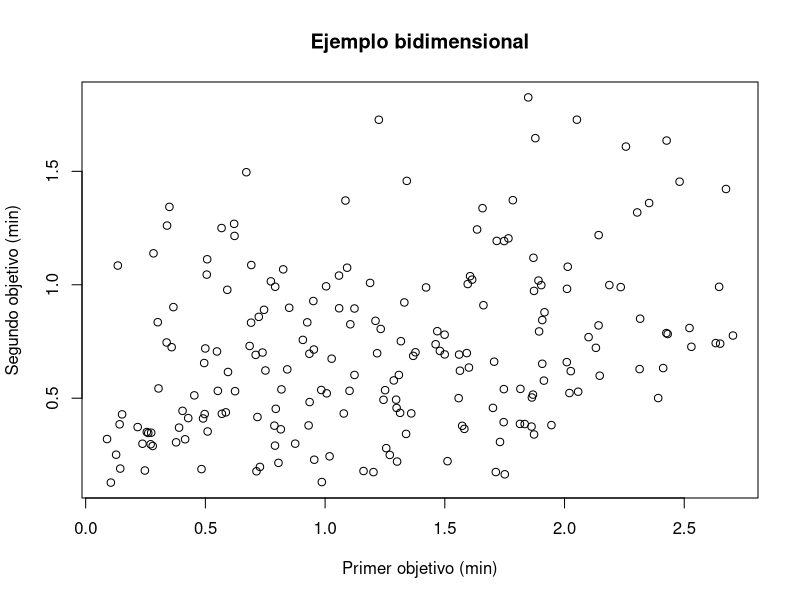
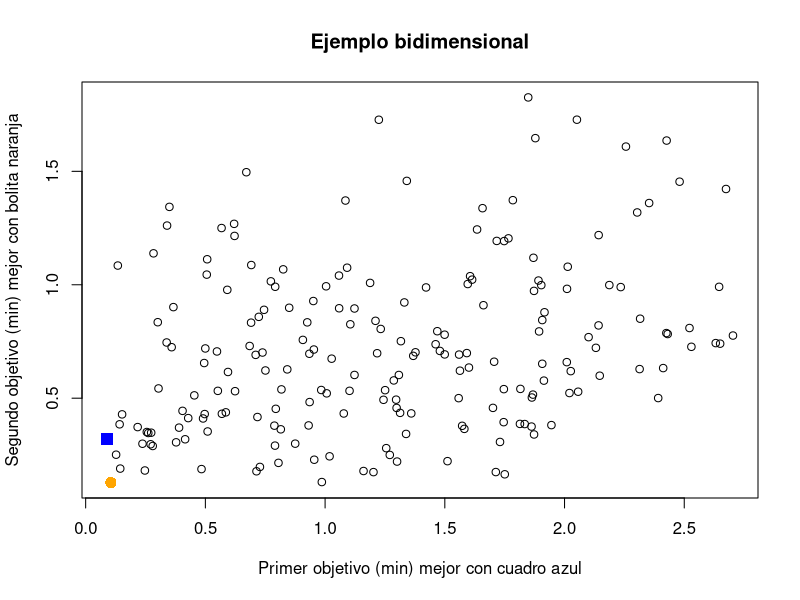
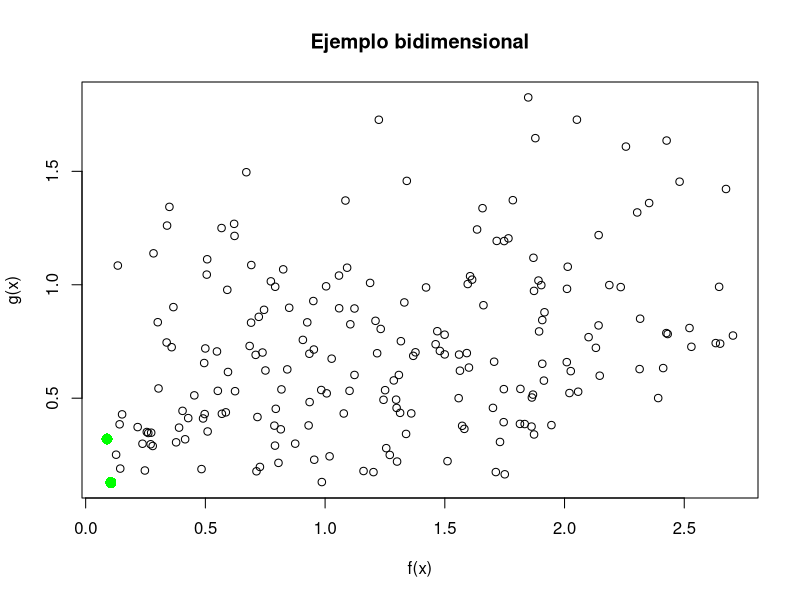

Recreate these plots in R, in order.
pick.one <- function(x) {
    if (length(x) == 1) {
        return(x)
    } else {
        return(sample(x, 1))
    }
}
 
poli <- function(maxdeg, varcount, termcount) {
    f <- data.frame(variable=integer(), coef=integer(), degree=integer())
    for (t in 1:termcount) {
        var <- pick.one(1:varcount)
        deg <- pick.one(1:maxdeg)
        f <-  rbind(f, c(var, runif(1), deg))
    }
    names(f) <- c("variable", "coef", "degree")
    return(f)
}
 
eval <- function(pol, vars, terms) {
    value <- 0.0
    for (t in 1:terms) {
        term <- pol[t,]
        value <-  value + term$coef * vars[term$variable]^term$degree
    }
    return(value)
}
 
domin.by <- function(target, challenger, total) {
    if (sum(challenger < target) > 0) {
        return(FALSE) # hay empeora
    } # si no hay empeora, vemos si hay mejora
    return(sum(challenger > target) > 0)
}
 
vc <- 4 #número de variables
md <- 3 #maximo grado
tc <- 5 #numero de terminos
k <- 2 # cuantas funciones objetivo
obj <- list()
for (i in 1:k) { # se crean las k funciones de manera aleatoria
    obj[[i]] <- poli( md, vc, tc) 
}
minim <- (runif(k) > 0.5) #Se establece para cada k si se max o se min
sign <- (1 + -2 * minim) #Se establece el signo de cada función
n <- 200 # cuantas soluciones aleatorias
sol <- matrix(runif(vc * n), nrow=n, ncol=vc) #se crean valores aleatorios para cada variable de las n soluciones
val <- matrix(rep(NA, k * n), nrow=n, ncol=k) #se crean la matriz de valores de las evaluaciones de los elementos de cada solucion
for (i in 1:n) { # evaluamos las soluciones
    for (j in 1:k) { # para todos los objetivos
        val[i, j] <- eval(obj[[j]], sol[i,], tc)
    }
}
#cambiar para k elementos
mejor1 <- which.max(sign[1] * val[,1]) #se obtiene el mejor valor de funcion 1
mejor2 <- which.max(sign[2] * val[,2]) # se obtiene el mejor valor de funcion 2
cual <- c("max", "min")
xl <- paste("Primer objetivo (", cual[minim[1] + 1], ")", sep="")
yl <- paste("Segundo objetivo (", cual[minim[2] + 1], ")", sep="")
png("p11_init.png")
plot(val[,1], val[,2], xlab=xl, ylab=yl, main="Ejemplo bidimensional")
graphics.off()
png("p11_mejores.png")
plot(val[,1], val[,2], xlab=paste(xl, "mejor con cuadro azul"),
     ylab=paste(yl,"mejor con bolita naranja"),
     main="Ejemplo bidimensional")
points(val[mejor1, 1], val[mejor1, 2], col="blue", pch=15, cex=1.5)
points(val[mejor2, 1], val[mejor2, 2], col="orange", pch=16, cex=1.5)
graphics.off()
#frente de pareto
#conjunto de los no dominados
no.dom <- logical()
for (i in 1:n) { #para casa solución
    d <- logical() #vector de los dominados
    for (j in 1:n) { #se compara contra TODAS las demas soluciones
        d <- c(d, domin.by(sign * val[i,], sign * val[j,], k))  #se establece si para cada k hay una mejora o no 
    }
    no.dom <- c(no.dom, sum(d) == 0) # se agrega si nadie le domina
}
frente <- subset(val, no.dom) # solamente las no dominadas
png("p11_frente.png")
plot(val[,1], val[,2], xlab="f(x)",
     ylab="g(x)",
     main="Ejemplo bidimensional")
points(frente[,1], frente[,2], col="green", pch=16, cex=1.5)
graphics.off()
